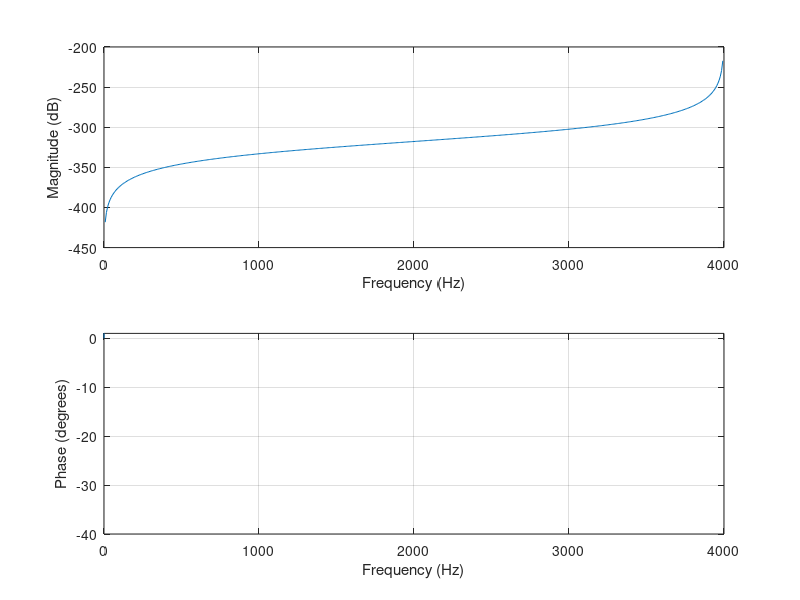

The MATLAB script that drew this image:
%Design a highpass filter
%The filter coefficients (digital) are in in bbBP and aaBP

%Change the order of the filter to how the rolloff is changing
FOrder = 2;
Fc = 800;
Fs = 8000;
l = 512;

%The passband of the filter
Wn = 2*pi*[1000 1400];
[bBP,aBP] = butter(FOrder,Wn,'bandpass','s');
[bbBP,aaBP]=bilinear(bBP,aBP,Fs);              
%Display the filter response
freqz(bbBP, aaBP, l, Fs);
axis([0 4000 -40 1]); 
